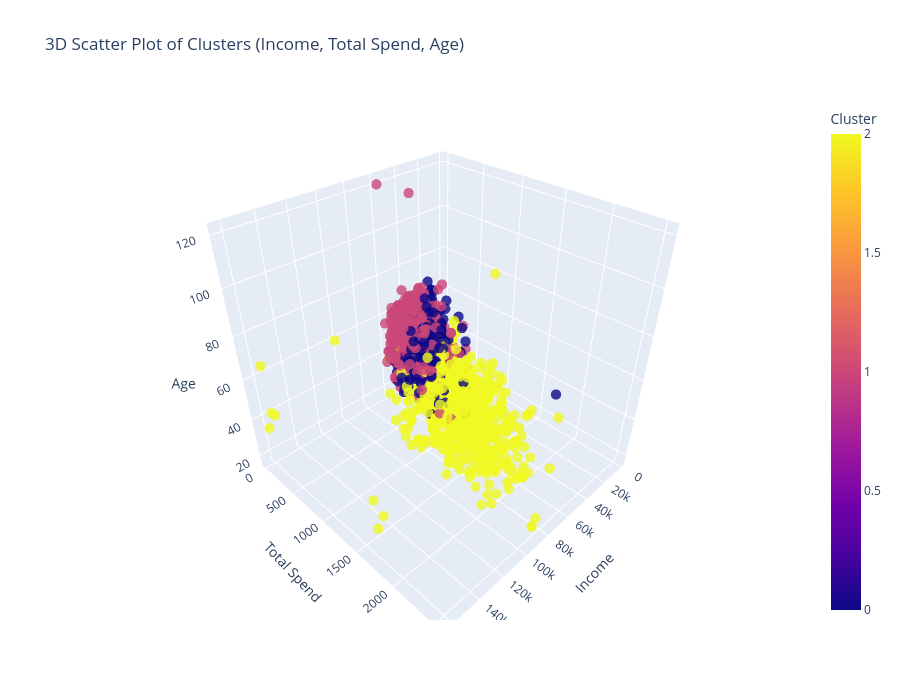

The notebook cell this image was saved under:
### Code cell
import plotly.express as px

fig = px.scatter_3d(
    df,
    x='Income',
    y='Total_Spend',
    z='Age',
    color='Cluster',
    title='3D Scatter Plot of Clusters (Income, Total Spend, Age)',
    labels={
        'Income': 'Income',
        'Total_Spend': 'Total Spend',
        'Age': 'Age',
        'Cluster': 'Cluster'
    },
    opacity=0.8
)

fig.update_traces(marker=dict(size=6))
fig.update_layout(
    legend_title_text='Clusters',
    width=900,
    height=700
)

fig.show()

### Figure 1 — Plotly figure (JSON) as saved in the notebook; plotly's stock layout.template omitted (floating-point values rounded to 4 significant figures; data arrays with more than 128 entries replaced by an {"elided": "..."} marker saying what was removed)
{"data": [{"hovertemplate": "Income=%{x}<br>Total Spend=%{y}<br>Age=%{z}<br>Cluster=%{marker.color}<extra></extra>", "legendgroup": "", "marker": {"color": {"elided": "2215 int values"}, "coloraxis": "coloraxis", "opacity": 0.8, "size": 6, "symbol": "circle"}, "mode": "markers", "name": "", "scene": "scene", "showlegend": false, "type": "scatter3d", "x": {"elided": "2215 int values"}, "y": {"elided": "2215 int values"}, "z": {"elided": "2215 int values"}}], "layout": {"coloraxis": {"colorbar": {"title": {"text": "Cluster"}}, "colorscale": [[0, "#0d0887"], [0.1111, "#46039f"], [0.2222, "#7201a8"], [0.3333, "#9c179e"], [0.4444, "#bd3786"], [0.5556, "#d8576b"], [0.6667, "#ed7953"], [0.7778, "#fb9f3a"], [0.8889, "#fdca26"], [1, "#f0f921"]]}, "height": 700, "legend": {"title": {"text": "Clusters"}, "tracegroupgap": 0}, "scene": {"domain": {"x": [0, 1], "y": [0, 1]}, "xaxis": {"title": {"text": "Income"}}, "yaxis": {"title": {"text": "Total Spend"}}, "zaxis": {"title": {"text": "Age"}}}, "title": {"text": "3D Scatter Plot of Clusters (Income, Total Spend, Age)"}, "width": 900}}
